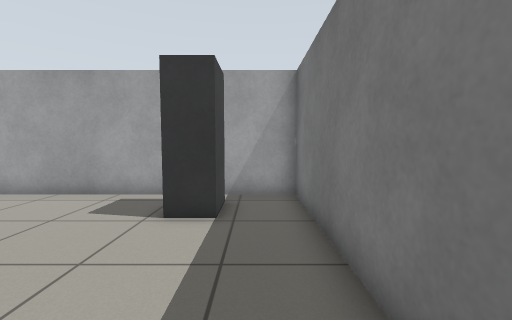
[1] (above)

17 first-person views from a walk through a world built for the Gazebo simulator. The camera is 0.86 m above the floor, tilts 4° down and sees 90° across. The floor is counted in squares, 0.5 m on a side. Each view is taken from the middle of a square. On the plan, view 1 faces up. The plan holds only what a view shows up to about 14 squares ahead; the rest is blank.

[2]
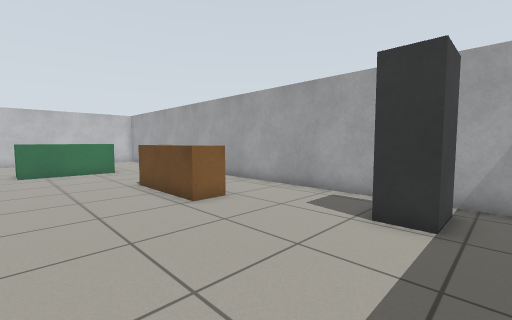

[3]
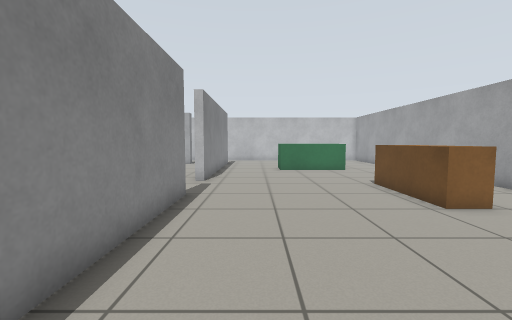

[4]
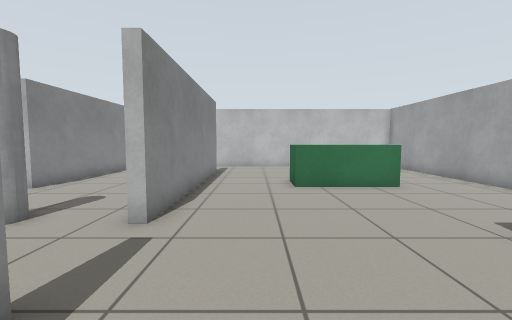

[5]
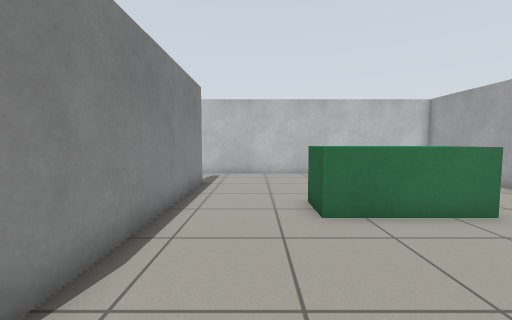

[6]
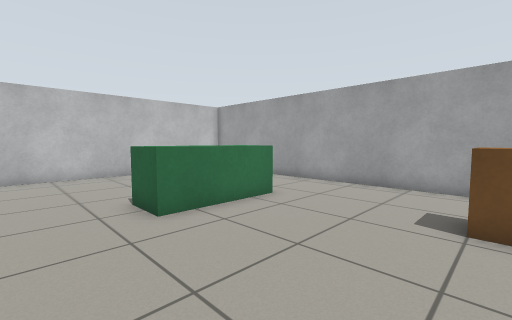

[7]
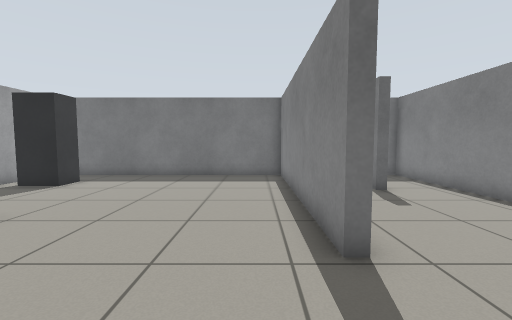

[8]
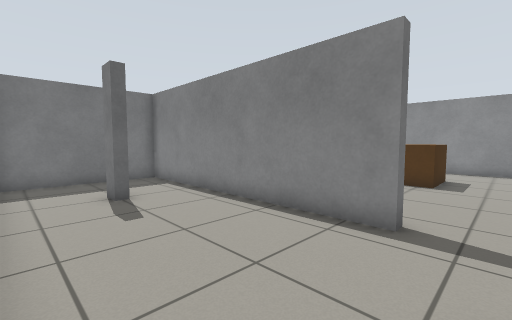

[9]
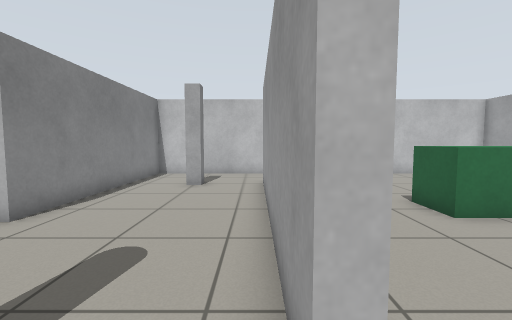

[10]
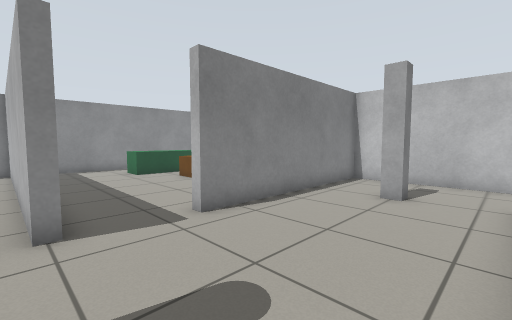

[11]
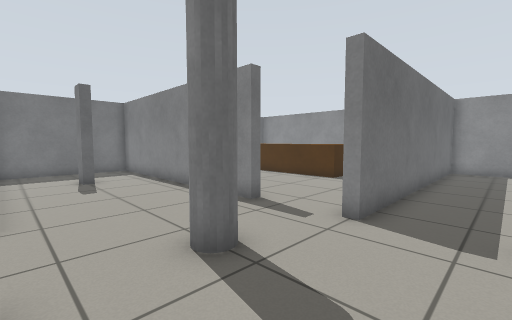

[12]
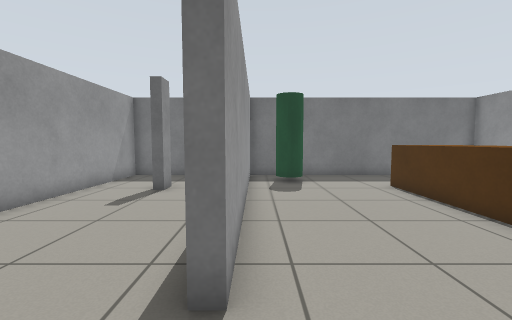

[13]
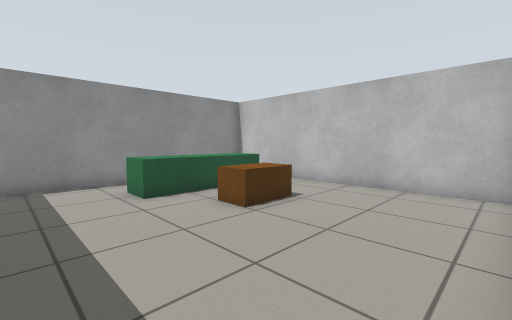

[14]
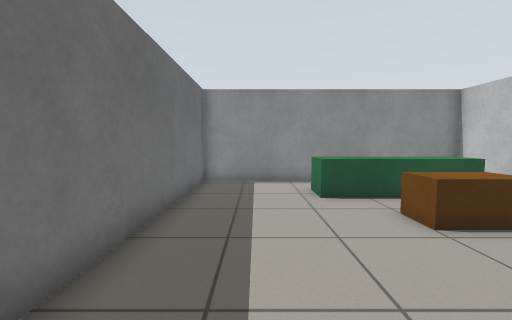

[15]
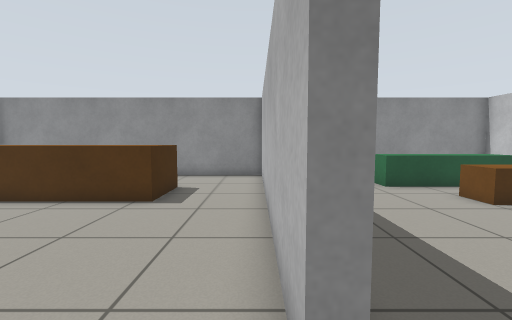

[16]
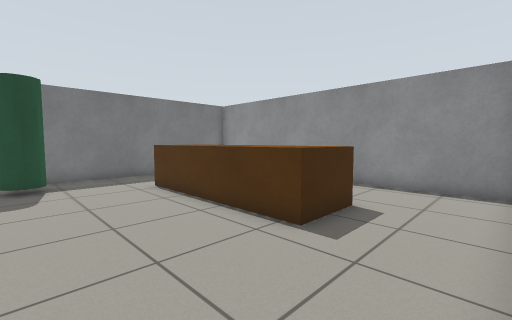

[17]
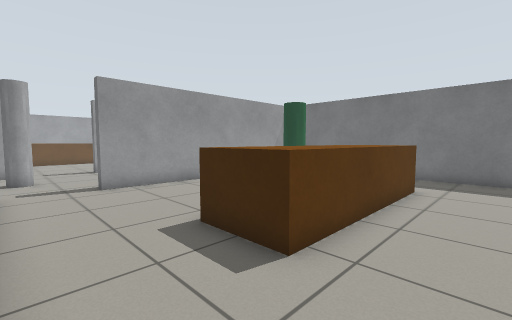

### Floor plan
Ten units are one square. View 1 is at (0, 0); x grows to the right and y downward. Boxes are objects, and circles mark ways between rooms. Rooms are numbered by the first view taken in them; rooms with no view inside come last. Other rooms are left out.
<svg viewBox="-244 -88 262 306">
<path fill="none" stroke="#000" d="M-83 38 -83 33 13 33 13 -83 -239 -83 -239 36M-210 33 -113 33M-113 33 -113 37 -209 37M-95 97 -95 93 13 93 13 37 -59 37M-127 105 -127 95 -123 95 -123 105M-239 36 -239 93 -154 93M-154 93 -154 98M-239 99 -239 213 -127 213 -127 105M-5 97 -95 97M-123 105 -123 213 13 213 13 96"/>
<rect x="-175" y="-45" width="20" height="40" fill="#bbb"><title>green box</title></rect>
<rect x="-105" y="-55" width="40" height="20" fill="#bbb"><title>brown box</title></rect>
<rect x="-25" y="-75" width="20" height="20" fill="#bbb"><title>dark grey box</title></rect>
<rect x="-215" y="55" width="20" height="20" fill="#bbb"><title>pillar</title></rect>
<rect x="-125" y="55" width="20" height="20" fill="#bbb"><title>pillar</title></rect>
<rect x="-35" y="55" width="20" height="10" fill="#bbb"><title>pillar</title></rect>
<rect x="-225" y="175" width="60" height="20" fill="#bbb"><title>green box</title></rect>
<rect x="-205" y="145" width="20" height="20" fill="#bbb"><title>brown box</title></rect>
<rect x="-95" y="155" width="80" height="20" fill="#bbb"><title>brown box</title></rect>
<rect x="-15" y="105" width="20" height="20" fill="#bbb"><title>green cylinder</title></rect>
<circle cx="-100" cy="30" r="3" fill="#2a7"/>
<circle cx="-220" cy="30" r="3" fill="#2a7"/>
<circle cx="-145" cy="95" r="3" fill="#2a7"/>
<circle cx="-110" cy="97" r="3" fill="#2a7"/>
<text x="-110" y="-30">1</text>
<text x="-110" y="60">2</text>
<text x="-190" y="160">3</text>
<text x="-50" y="160">4</text>
</svg>
Room 1 opens to room 2. Room 2 opens to room 3. Room 2 opens to room 4.

Where each view was taken, in squares from view 1:
view 1: 0 up, 0 right, facing up
view 2: 0 up, 0 right, facing up-left
view 3: 1 down, 0 right, facing left
view 4: 1 down, 6 left, facing left
view 5: 1 down, 10 left, facing left
view 6: 2 down, 10 left, facing up-left
view 7: 2 down, 12 left, facing right
view 8: 4 down, 11 left, facing down-right
view 9: 4 down, 10 left, facing left
view 10: 4 down, 12 left, facing down-left
view 11: 4 down, 15 left, facing down-right
view 12: 10 down, 12 left, facing right
view 13: 10 down, 14 left, facing down-left
view 14: 10 down, 15 left, facing down
view 15: 8 down, 12 left, facing down
view 16: 11 down, 12 left, facing down-right
view 17: 20 down, 12 left, facing up-right
